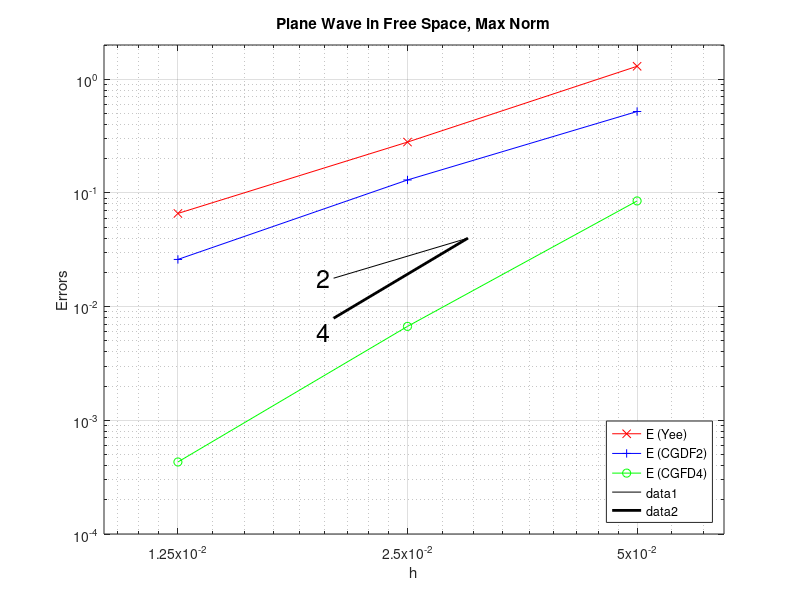

This chart was generated by the following MATLAB code:
%
% Plot convergence rates for the plane wave in free space.
%
clear;
clf;
set(gca,'FontSize',18);

hh = [0.05  0.025 0.0125 ];

% ***************** CGFD2 *******************


E2mx = [.52 .13 .026];

% ***************** CGFD4 *******************


E4mx = [.085 .0067 .00043];

% ***************** YEE *******************


EYmx = [1.3 .28 .066];

loglog(hh,EYmx,'r-x',hh,E2mx,'b-+',hh,E4mx,'g-o');
legend('E (Yee)','E (CGDF2)','E (CGFD4)','Location','SouthEast');


title('Plane Wave in Free Space, Max Norm');
ylabel('Errors');
xlabel('h');
% set(gca,'XLim',[0.00625,0.025]);
set(gca,'XLim',[0.01,0.065]);
set(gca,'YLim',[.1e-3 2.]);

set(gca,'XTick',[0.0125 0.025 0.05 ]);

hl=zeros(2,1); el2=zeros(2,1);  el4=zeros(2,1);
hl(1)=.03; hl(2)=hl(1)/1.5; 
el2(1)=4.e-2; el2(2)=el2(1)*(hl(2)/hl(1))^2; 
el4(1)=4.e-2; el4(2)=el4(1)*(hl(2)/hl(1))^4; 

hold on;

loglog(hl,el2,'k-',hl,el4,'k-','LineWidth',2);

xt=hl(2)*.95; yt=el2(2)*1.0;
text(xt,yt,'2','FontSize',18);
xt=hl(2)*.95; yt=el4(2)*.75;
text(xt,yt,'4','FontSize',18);
grid on;
hold off;

% print('-depsc2','planeWaveConvergenceRatesMaxNorm.eps');

